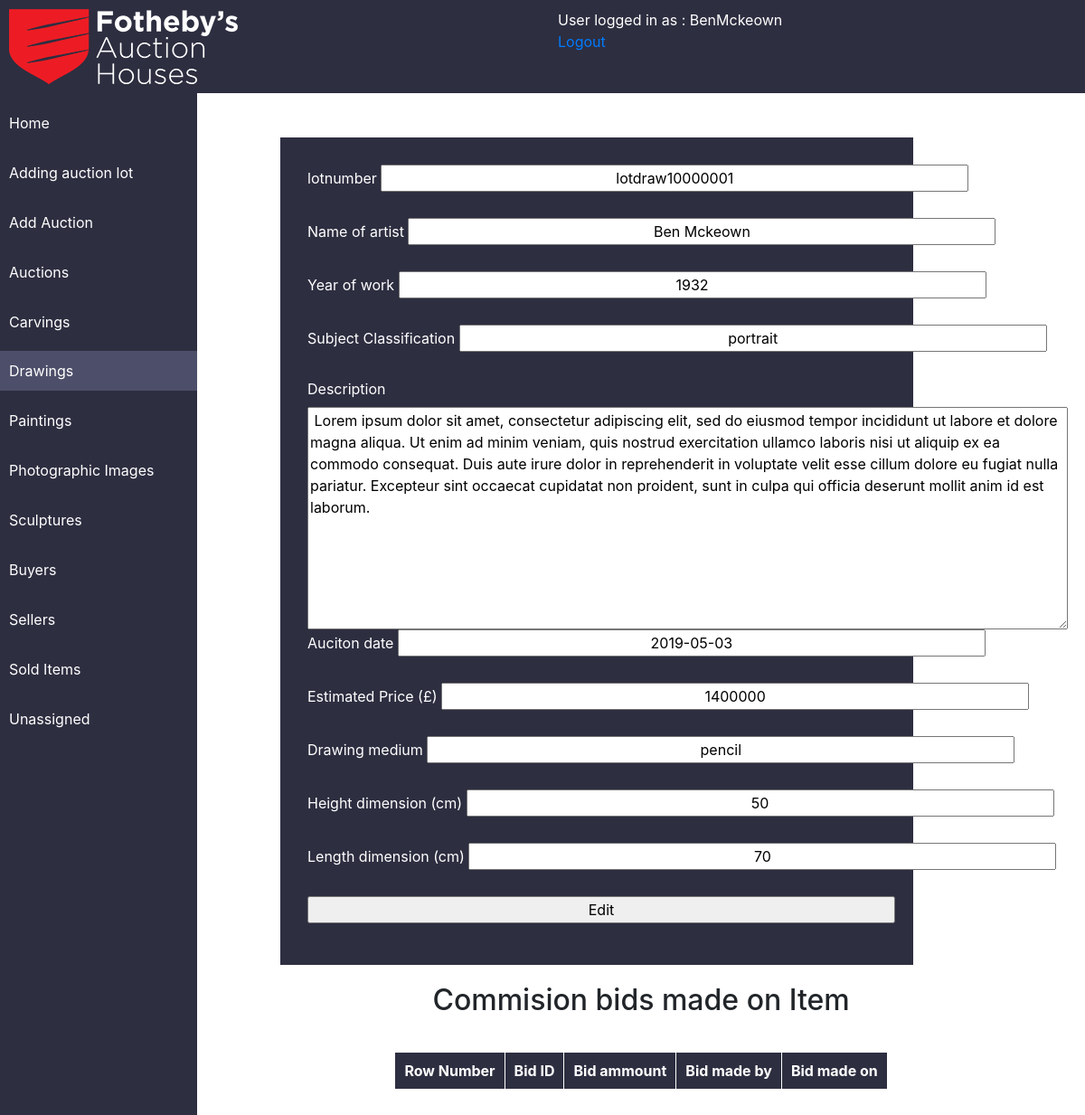
/default/public/admin/viewdrawings.php?id=10000001 (signed in), run on the app's committed database.
### tables this page shows
CREATE TABLE `Drawings` (
  `idDrawings` int(11) NOT NULL AUTO_INCREMENT,
  `lotnumber` varchar(8) NOT NULL DEFAULT 'lotdraw',
  `Name_of_artist` varchar(45) DEFAULT NULL,
  `Year_work_produced` varchar(45) DEFAULT NULL,
  `subject_classification` varchar(45) DEFAULT NULL,
  `description` varchar(500) DEFAULT NULL,
  `auction_date` date DEFAULT NULL,
  `estimated_price` varchar(45) DEFAULT NULL,
  `Drawing_medium` varchar(45) DEFAULT NULL,
  `framed` varchar(45) DEFAULT NULL,
  `Height_dimension` varchar(45) DEFAULT NULL,
  `Length_dimension` varchar(45) DEFAULT NULL,
  `Auction` varchar(45) DEFAULT NULL,
  `status` varchar(45) DEFAULT NULL,
  `category` varchar(45) DEFAULT NULL,
  `sold_for` varchar(45) DEFAULT NULL,
  `commision_price` varchar(45) DEFAULT NULL,
  PRIMARY KEY (`idDrawings`,`lotnumber`)
);

### default/public/admin/viewdrawings.php (the view, shortened to what this page needs)
<?php
if (isset($_SESSION['loggedin']) && $_SESSION['loggedin'] == true){
require '../headers/header.php';
   $sculpture= $pdo->query('SELECT * FROM Drawings WHERE idDrawings = '. $_GET['id'])->fetch()  ;
?>
<div class="con">
<div class="formadd">
<form action="" method="POST" >
          <label>lotnumber</label>
          <input readonly="readonly"  type="text" name="lotnumber" value="<?php echo $sculpture['lotnumber'].$sculpture['idDrawings']; ?>" /><br /><br />
          <label>Name of artist</label>
          <input  type="text" name="name_of_artist" value="<?php echo $sculpture['Name_of_artist']; ?>" /><br /><br />
          <label>Year of work</label>
          <input  type="text" name="year_of_work" value="<?php echo $sculpture['Year_work_produced']; ?>" /><br /><br />
          <label>Subject Classification</label>
          <input  type="text" name="subject_classification" value="<?php echo $sculpture['subject_classification']; ?>" /><br /><br />
          <label>Description</label>
            <textarea rows="10" cols="80" readonly name="description"> <?php echo $sculpture['description']; ?></textarea>
          <label>Auciton date</label>
          <input  type="text" name="auction_date" value="<?php echo $sculpture['auction_date']; ?>" /><br /><br />
          <label>Estimated Price (£)</label>
          <input  type="text" name="estimated_price" value="<?php echo $sculpture['estimated_price']; ?>" /><br /><br />
          <label>Drawing medium</label>
          <input  type="text" name="medium" value="<?php echo $sculpture['Drawing_medium']; ?>" /><br /><br />
          <label>Height dimension (cm)</label>
          <input  type="text" name="height" value="<?php echo $sculpture['Height_dimension']; ?>" /><br /><br />
          <label>Length dimension (cm)</label>
          <input  type="text" name="length" value="<?php echo $sculpture['Length_dimension']; ?>" /><br /><br />
<input type="submit" name="submit" value="Edit" />
        </form>
</div>
</div>
        <h2>Commision bids made on Item</h2>
  <div class="tableview">
  <table>
    <th>
      Row Number
    </th>
    <th>
      Bid ID
    </th>
    <th>
      Bid ammount
    </th>
    <th>
      Bid made by
    </th>
    <th>
      Bid made on
    </th>
  <?php
  echo '</table>';
  echo '</div>';
  ?>
        <?php
      }
      else{
        header('location:../login.php');
      }
        ?>

### default/public/style.css (style rules this page uses)
html,body { height:100%; margin:0; }
body { width: 100%; height: 100%; }
.formadd { background-color: #2d2e40; color: white; width: 700px; padding: 30px; display: flex; margin-right: 10%; }
.formadd input { width: 650px; justify-content: center; text-align: center; }
.tableview2 table,th,td { color:white; border: 1px solid white; }
.tableview { width: 100%; padding: 30px; display: flex; justify-content: center; }
.tableview table,th,td { color:white; border: 1px solid white; }
.tableview th { background-color: #2d2e40; padding:10px; }
.con { display: flex; justify-content: center; align-items: center; margin-top: 5%; }
h2 { margin-top: 2%; text-align: center; }

### data on the page
drawings: lotnumber "lotdraw10000001", name_of_artist "Ben Mckeown", year_of_work "1932", subject_classification "portrait", description "Lorem ipsum dolor sit amet, consectetur adipiscing elit, sed do eiusmod tempor incididunt ut labore et dolore magna aliqua. Ut enim ad minim veniam, quis nostrud exercitation ullamco laboris nisi ut aliquip ex ea commodo consequat. Duis aute irure dolor in reprehenderit in voluptate velit esse cillum dolore eu fugiat nulla pariatur. Excepteur sint occaecat cupidatat non proident, sunt in culpa qui officia deserunt mollit anim id est laborum.", auction_date "2019-05-03", estimated_price "1400000", medium "pencil", height "50", length "70"

### other printed values
$_SESSION['username'] "BenMckeown"
